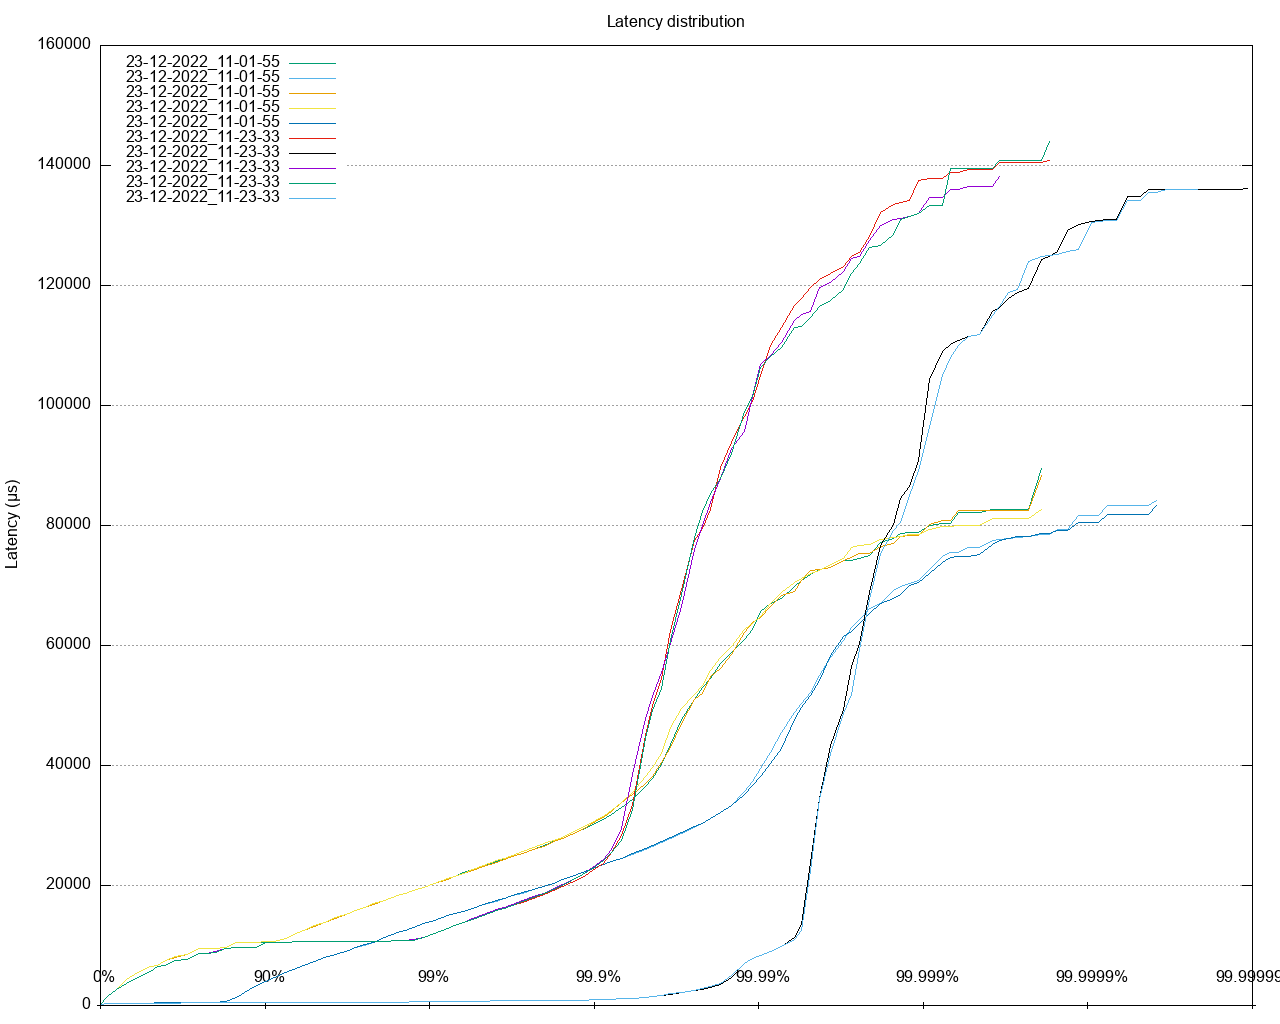

Write gnuplot code to recreate this figure.
set datafile separator ","
set title 'Latency distribution' noenhanced
set terminal png size 1280,1024
set grid
unset xtics
set ylabel 'Latency (μs)'
set logscale x
set key top left
set style line 1 lt 1 lw 3 pt 3 linecolor rgb "red"
set output '/Users/ahmet.mircik/Workspace/python/hazelcast-simulator/offload-benchmarks/report/latency/latency_distribution_get.png'
plot '/Users/ahmet.mircik/Workspace/python/hazelcast-simulator/src/simulator/xlabels.csv' notitle with labels center offset 0, 1.5 point,\
   "/Users/ahmet.mircik/Workspace/python/hazelcast-simulator/offload-benchmarks/report/data/latency_distribution_get_1.data" using 1:2 title "23-12-2022_11-01-55" noenhanced  with lines, \
   "/Users/ahmet.mircik/Workspace/python/hazelcast-simulator/offload-benchmarks/report/data/latency_distribution_get_2.data" using 1:2 title "23-12-2022_11-01-55" noenhanced  with lines, \
   "/Users/ahmet.mircik/Workspace/python/hazelcast-simulator/offload-benchmarks/report/data/latency_distribution_get_3.data" using 1:2 title "23-12-2022_11-01-55" noenhanced  with lines, \
   "/Users/ahmet.mircik/Workspace/python/hazelcast-simulator/offload-benchmarks/report/data/latency_distribution_get_4.data" using 1:2 title "23-12-2022_11-01-55" noenhanced  with lines, \
   "/Users/ahmet.mircik/Workspace/python/hazelcast-simulator/offload-benchmarks/report/data/latency_distribution_get_5.data" using 1:2 title "23-12-2022_11-01-55" noenhanced  with lines, \
   "/Users/ahmet.mircik/Workspace/python/hazelcast-simulator/offload-benchmarks/report/data/latency_distribution_get_6.data" using 1:2 title "23-12-2022_11-23-33" noenhanced  with lines, \
   "/Users/ahmet.mircik/Workspace/python/hazelcast-simulator/offload-benchmarks/report/data/latency_distribution_get_7.data" using 1:2 title "23-12-2022_11-23-33" noenhanced  with lines, \
   "/Users/ahmet.mircik/Workspace/python/hazelcast-simulator/offload-benchmarks/report/data/latency_distribution_get_8.data" using 1:2 title "23-12-2022_11-23-33" noenhanced  with lines, \
   "/Users/ahmet.mircik/Workspace/python/hazelcast-simulator/offload-benchmarks/report/data/latency_distribution_get_9.data" using 1:2 title "23-12-2022_11-23-33" noenhanced  with lines, \
   "/Users/ahmet.mircik/Workspace/python/hazelcast-simulator/offload-benchmarks/report/data/latency_distribution_get_10.data" using 1:2 title "23-12-2022_11-23-33" noenhanced  with lines, \
